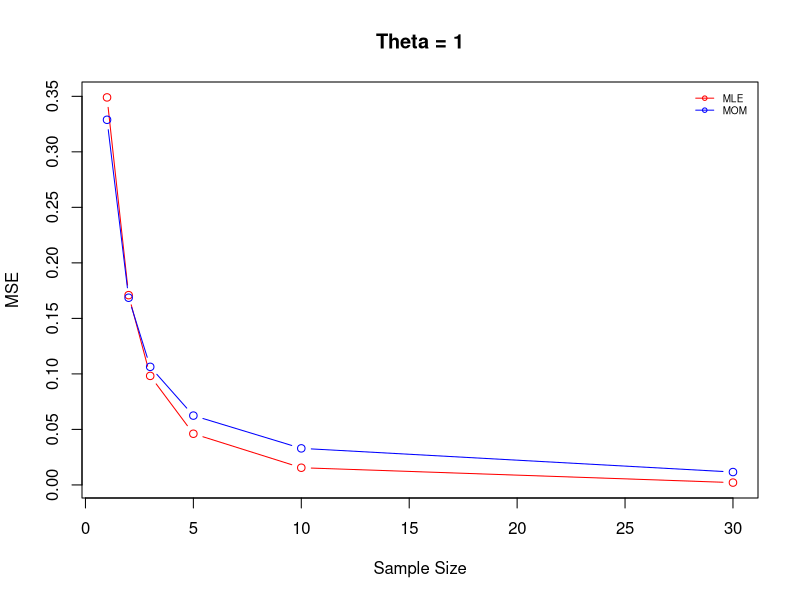
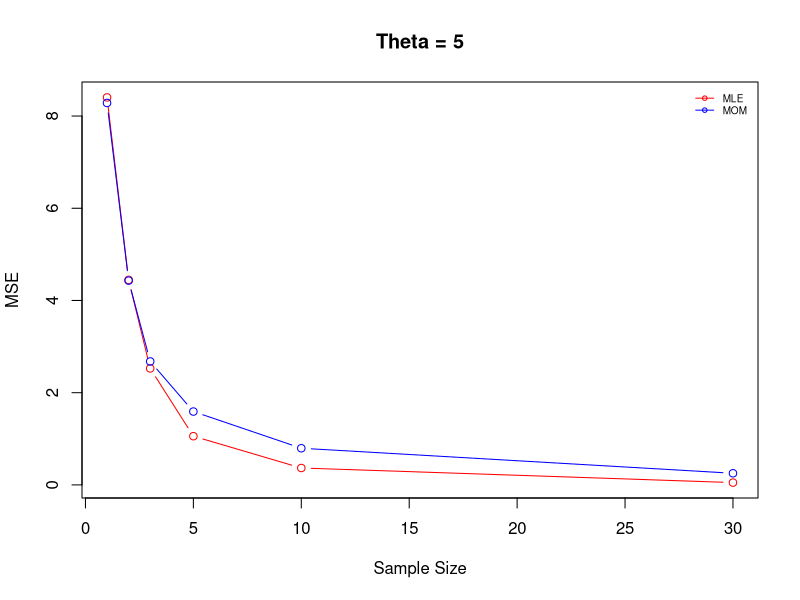
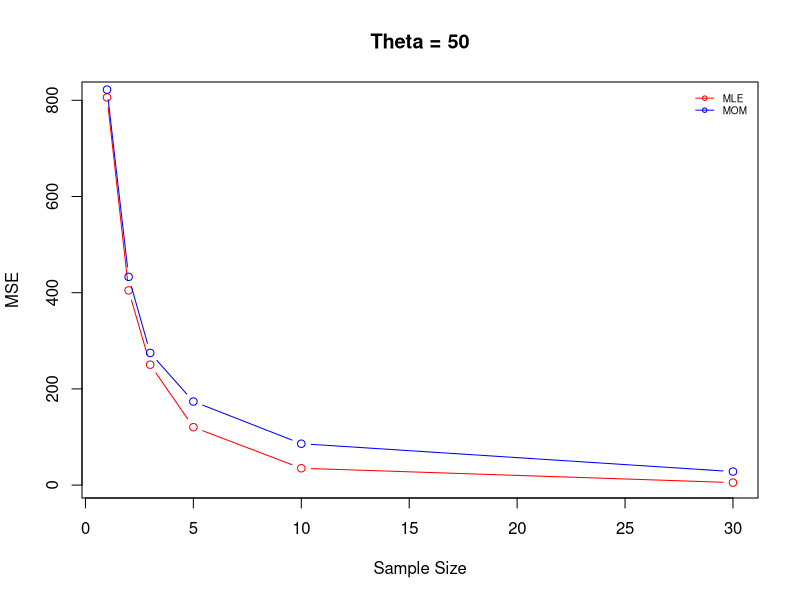
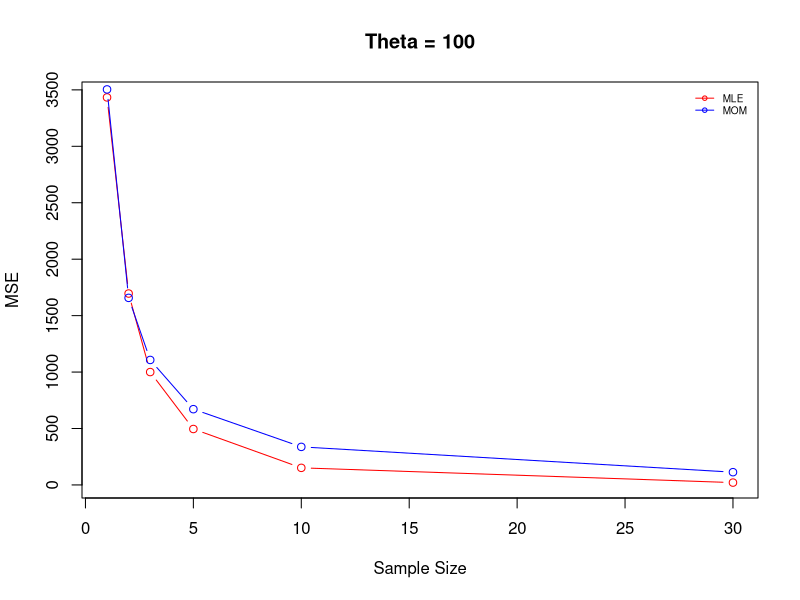
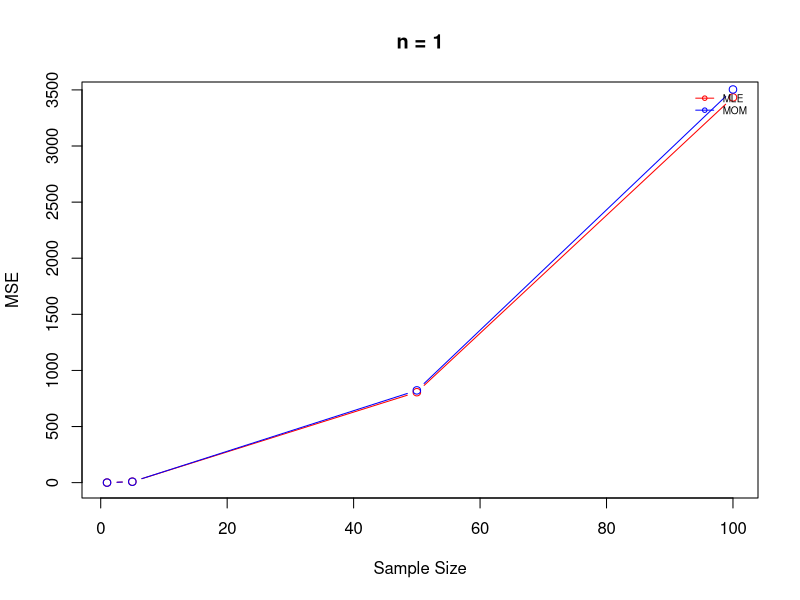
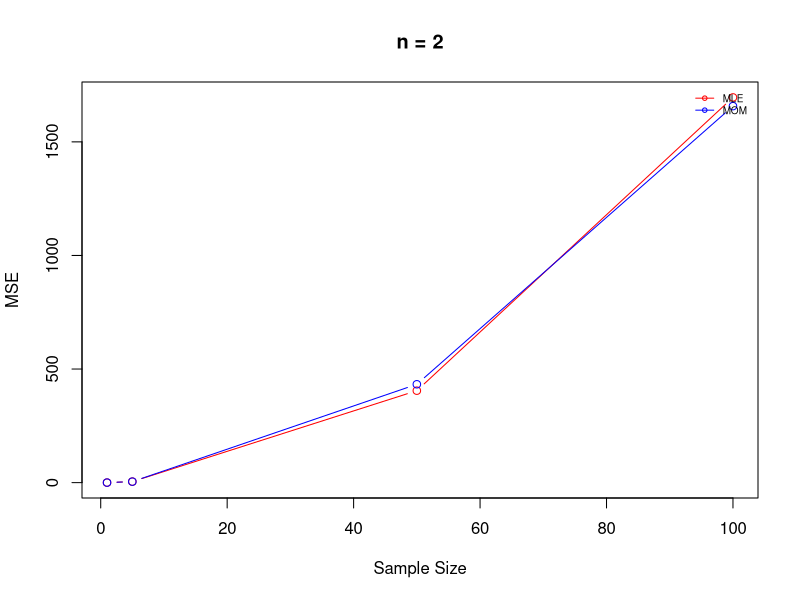
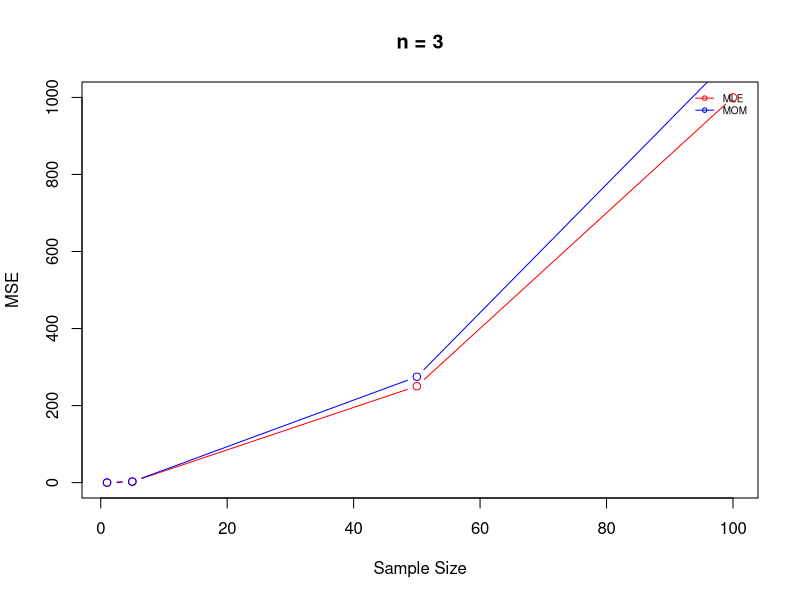
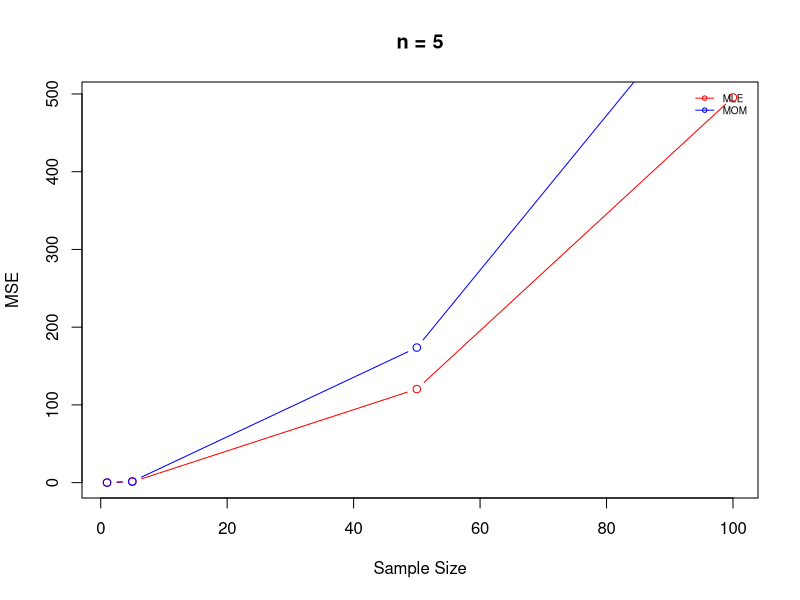

Reproduce these figures in R, in order.
n_s <- function(n, theta){
  data = runif(n,0,theta)
  mom = 2*mean(data)
  mle = max(data)
  return (c(mle, mom))
}

comp <- function(n, theta){
  estimate <- replicate(1000, n_s(n, theta))
  mse <- (estimate - theta) ^2
  mse.mle = mean(mse[c(TRUE, FALSE)])
  mse.mom = mean(mse[c(FALSE, TRUE)])
  return(c(mse.mle, mse.mom))
}

res11 = comp(1,1)
res11
res15 = comp(1,5)
res15
res150 = comp(1,50)
res150
res1100 = comp(1, 100)
res1100
res21 = comp(2,1)
res21
res25 = comp(2,5)
res25
res250 = comp(2,50)
res250
res2100 = comp(2,100)
res2100
res31 = comp(3,1)
res31
res35 = comp(3,5)
res35
res350 = comp(3,50)
res350
res3100 = comp(3,100)
res3100
res51 = comp(5,1)
res51
res55 = comp(5,5)
res55
res550 = comp(5,50)
res550
res5100 = comp(5,100)
res5100
res101 = comp(10,1)
res101
res105 = comp(10,5)
res105
res1050 = comp(10,50)
res1050
res10100 = comp(10,100)
res10100
res301 = comp(30,1)
res301
res305 = comp(30,5)
res305
res3050 = comp(30,50)
res3050
res30100 = comp(30,100)
res30100

par = (mfrow = c(2,2))

n = c(1,2,3,5,10,30)

MLE_1 <- c(res11[1], res21[1], res31[1], res51[1], res101[1], res301[1])
MLE_5 <- c(res15[1], res25[1], res35[1], res55[1], res105[1], res305[1])
MLE_50 <- c(res150[1], res250[1], res350[1], res550[1], res1050[1], res3050[1])
MLE_100 <- c(res1100[1], res2100[1], res3100[1], res5100[1], res10100[1], res30100[1])

MOM_1 <- c(res11[2], res21[2], res31[2], res51[2], res101[2], res301[2])
MOM_5 <- c(res15[2], res25[2], res35[2], res55[2], res105[2], res305[2])
MOM_50 <- c(res150[2], res250[2], res350[2], res550[2], res1050[2], res3050[2])
MOM_100 <- c(res1100[2], res2100[2], res3100[2], res5100[2], res10100[2], res30100[2])

plot(n, MLE_1, xlab="Sample Size", ylab="MSE", type="b", col="red", main="Theta = 1")
lines(n, MOM_1, type="b", col="blue")
legend("topright", legend=c("MLE", "MOM"), col=c('red', 'blue'), text.col = c('black', 'black'), lty=1, pch=1, inset=0.01, ncol=1, cex=0.6, bty='n')


plot(n, MLE_5, xlab="Sample Size", ylab="MSE", type="b", col="red", main="Theta = 5")
lines(n, MOM_5, type="b", col="blue")
legend("topright", legend=c("MLE", "MOM"), col=c('red', 'blue'), text.col = c('black', 'black'), lty=1, pch=1, inset=0.01, ncol=1, cex=0.6, bty='n')


plot(n, MLE_50, xlab="Sample Size", ylab="MSE", type="b", col="red", main="Theta = 50")
lines(n, MOM_50, type="b", col="blue")
legend("topright", legend=c("MLE", "MOM"), col=c('red', 'blue'), text.col = c('black', 'black'), lty=1, pch=1, inset=0.01, ncol=1, cex=0.6, bty='n')


plot(n, MLE_100, xlab="Sample Size", ylab="MSE", type="b", col="red", main="Theta = 100")
lines(n, MOM_100, type="b", col="blue")
legend("topright", legend=c("MLE", "MOM"), col=c('red', 'blue'), text.col = c('black', 'black'), lty=1, pch=1, inset=0.01, ncol=1, cex=0.6, bty='n')

thetas <- c(1,5,50,100)
MLE_t_1 = c(res11[1], res15[1], res150[1], res1100[1])
MLE_t_2 = c(res21[1], res25[1], res250[1], res2100[1])
MLE_t_3 = c(res31[1], res35[1], res350[1], res3100[1])
MLE_t_5 = c(res51[1], res55[1], res550[1], res5100[1])
MLE_t_10 = c(res101[1], res105[1], res1050[1], res10100[1])
MLE_t_30 = c(res301[1], res305[1], res3050[1], res30100[1])

MOM_t_1 = c(res11[2], res15[2], res150[2], res1100[2])
MOM_t_2 = c(res21[2], res25[2], res250[2], res2100[2])
MOM_t_3 = c(res31[2], res35[2], res350[2], res3100[2])
MOM_t_5 = c(res51[2], res55[2], res550[2], res5100[2])
MOM_t_10 = c(res101[2], res105[2], res1050[2], res10100[2])
MOM_t_30 = c(res301[2], res305[2], res3050[2], res30100[2])

plot(thetas, MLE_t_1, xlab="Sample Size", ylab="MSE", type="b", col="red", main="n = 1")
lines(thetas, MOM_t_1, type="b", col="blue")
legend("topright", legend=c("MLE", "MOM"), col=c('red', 'blue'), text.col = c('black', 'black'), lty=1, pch=1, inset=0.01, ncol=1, cex=0.6, bty='n')

plot(thetas, MLE_t_2, xlab="Sample Size", ylab="MSE", type="b", col="red", main="n = 2")
lines(thetas, MOM_t_2, type="b", col="blue")
legend("topright", legend=c("MLE", "MOM"), col=c('red', 'blue'), text.col = c('black', 'black'), lty=1, pch=1, inset=0.01, ncol=1, cex=0.6, bty='n')

plot(thetas, MLE_t_3, xlab="Sample Size", ylab="MSE", type="b", col="red", main="n = 3")
lines(thetas, MOM_t_3, type="b", col="blue")
legend("topright", legend=c("MLE", "MOM"), col=c('red', 'blue'), text.col = c('black', 'black'), lty=1, pch=1, inset=0.01, ncol=1, cex=0.6, bty='n')

plot(thetas, MLE_t_5, xlab="Sample Size", ylab="MSE", type="b", col="red", main="n = 5")
lines(thetas, MOM_t_5, type="b", col="blue")
legend("topright", legend=c("MLE", "MOM"), col=c('red', 'blue'), text.col = c('black', 'black'), lty=1, pch=1, inset=0.01, ncol=1, cex=0.6, bty='n')

plot(thetas, MLE_t_10, xlab="Sample Size", ylab="MSE", type="b", col="red", main="n = 10")
lines(thetas, MOM_t_10, type="b", col="blue")
legend("topright", legend=c("MLE", "MOM"), col=c('red', 'blue'), text.col = c('black', 'black'), lty=1, pch=1, inset=0.01, ncol=1, cex=0.6, bty='n')

plot(thetas, MLE_t_30, xlab="Sample Size", ylab="MSE", type="b", col="red", main="n =30")
lines(thetas, MOM_t_30, type="b", col="blue")
legend("topright", legend=c("MLE", "MOM"), col=c('red', 'blue'), text.col = c('black', 'black'), lty=1, pch=1, inset=0.01, ncol=1, cex=0.6, bty='n')